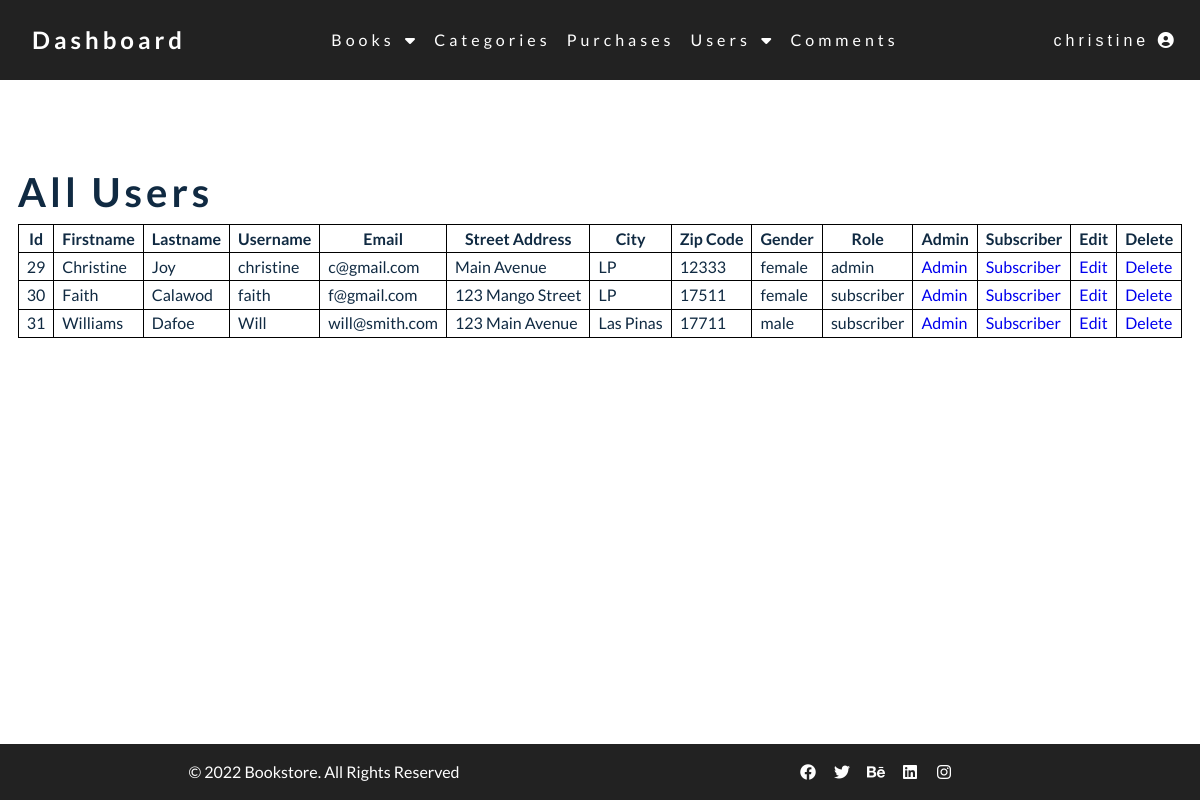
The app's page /admin/users.php (signed in) with its own data.
### tables this page shows
CREATE TABLE `users` (
  `user_id` int(3) NOT NULL,
  `user_firstname` varchar(255) NOT NULL,
  `user_lastname` varchar(255) NOT NULL,
  `username` varchar(255) NOT NULL,
  `user_email` varchar(255) NOT NULL,
  `user_street_address` varchar(255) NOT NULL,
  `user_city` varchar(255) NOT NULL,
  `user_zip_code` int(11) NOT NULL,
  `user_gender` varchar(11) NOT NULL,
  `user_role` varchar(255) NOT NULL,
  `user_password` varchar(255) NOT NULL
);

### admin/includes/view_all_users.php (the view, shortened to what this page needs)
<div class="users">
  <h2>All Users</h2>
  <table border="1" >
    <thead>
    <tr>
      <th>Id</th>
      <th>Firstname</th>
      <th>Lastname</th>
      <th>Username</th>
      <th>Email</th>
      <th>Street Address</th>
      <th>City</th>
      <th>Zip Code</th>
      <th>Gender</th>
      <th>Role</th>
      <th>Admin</th>
      <th>Subscriber</th>
      <th>Edit</th>
      <th>Delete</th>
    </tr>
  </thead>
  <tbody>
    <?php
      $stmt = "SELECT * FROM users";
      $fetch_users = mysqli_query($connection, $stmt);
      while($row = mysqli_fetch_assoc($fetch_users)) {
        $user_id = $row['user_id'];
        $user_firstname = $row['user_firstname'];
        $user_lastname = $row['user_lastname'];
        $username = $row['username'];
        $user_email = $row['user_email'];
        $user_street_address = $row['user_street_address'];
        $user_city = $row['user_city'];
        $user_zip_code = $row['user_zip_code'];
        $user_gender = $row['user_gender'];
        $user_role = $row['user_role'];
        echo "<tr>";
        echo "<td>{$user_id}</td>";
        echo "<td>{$user_firstname}</td>";
        echo "<td>{$user_lastname}</td>";
        echo "<td>{$username}</td>";
        echo "<td>{$user_email}</td>";
        echo "<td>{$user_street_address}</td>";
        echo "<td>{$user_city}</td>";
        echo "<td>{$user_zip_code}</td>";
        echo "<td>{$user_gender}</td>";
        echo "<td>{$user_role}</td>";
        echo "<td><a onClick=\"javascript: return confirm('Are you sure you want to approve?'); \"  href='users.php?admin={$user_id}'>Admin</a></td>";
        echo "<td><a href='users.php?subscriber={$user_id}'>Subscriber</a></td>";
        echo "<td><a href='users.php?source=edit_user&edit_user={$user_id}'>Edit</a></td>";
        echo "<td><a onClick=\"javascript: return confirm('Are you sure you want to delete?'); \"  href='users.php?delete={$user_id}'>Delete</a></td>";
        echo "</tr>";
      }
    ?>
  </tbody>
</table>
</div>

### admin/css/main.css (style rules this page uses)
:root { --clr-primary-1: hsl(184, 91%, 17%); --clr-primary-2: hsl(185, 84%, 25%); --clr-primary-3: hsl(185, 81%, 29%); --clr-primary-4: hsl(184, 77%, 34%); --clr-primary-5: hsl(185, 62%, 45%); --clr-primary-6: hsl(185, 57%, 50%); --clr-primary-7: hsl(184, 65%, 59%); --clr-primary-8: hsl(184, 80%, 74%); --clr-primary-9: hsl(185, 94%, 87%); --clr-primary-10: hsl(186, 100%, 94%); --clr-grey-1: hsl(209, 61%, 16%); --clr-grey-2: hsl(211, 39%, 23%); --clr-grey-3: hsl(209, 34%, 30%); --clr-grey-4: hsl(209, 28%, 39%); --clr-grey-5: hsl(210, 22%, 49%); --clr-grey-6: hsl(209, 23%, 60%); --clr-grey-7: hsl(211, 27%, 70%); --clr-grey-8: hsl(210, 31%, 80%); --clr-grey-9: hsl(212, 33%, 89%); --clr-grey-10: hsl(210, 36%, 96%); --clr-white: #fff; --ff-primary: 'Lato', sans-serif; --transition: all 0.3s linear; --spacing: 0.25rem; --radius: 0.5rem; --light-shadow: 0 5px 15px rgba(0, 0, 0, 0.1); --dark-shadow: 0 5px 15px rgba(0, 0, 0, 0.2); }
body { font-family: var(--ff-primary); background: var(--clr-white); color: var(--clr-grey-1); line-height: 1.5; font-size: 0.875rem; }
a { text-decoration: none; }
h1, h2, h3, h4 { letter-spacing: var(--spacing); text-transform: capitalize; line-height: 1.25; margin-bottom: 0.75rem; font-family: var(--ff-primary); }
h2 { font-size: 2rem; }
@media screen and (min-width: 800px) { h2 { font-size: 2.5rem; } }
@media screen and (min-width: 800px) { body { font-size: 1rem; } }
@media screen and (min-width: 800px) { h1, h2, h3, h4 { line-height: 1; } }
th, td { padding: 0.1rem 0.5rem; border: 1px solid black; }
th { font-weight: bolder; border: 1px solid black; }
table { border-collapse: collapse; border: 1px solid black; }

### admin/users.php (style rules this page uses)
th,td { padding: 0.1rem 0.5rem; }
th { font-weight: bolder; }
table { border-collapse: collapse; }

### records on screen
users: user_id "29", user_firstname "Christine", user_lastname "Joy", username "christine", user_email "c@gmail.com", user_street_address "Main Avenue", user_city "LP", user_zip_code "12333", user_gender "female", user_role "admin"
users: user_id "30", user_firstname "Faith", user_lastname "Calawod", username "faith", user_email "f@gmail.com", user_street_address "123 Mango Street", user_city "LP", user_zip_code "17511", user_gender "female", user_role "subscriber"
users: user_id "31", user_firstname "Williams", user_lastname "Dafoe", username "Will", user_email "will@smith.com", user_street_address "123 Main Avenue", user_city "Las Pinas", user_zip_code "17711", user_gender "male", user_role "subscriber"

### other values on screen
$_SESSION['username'] "christine"
